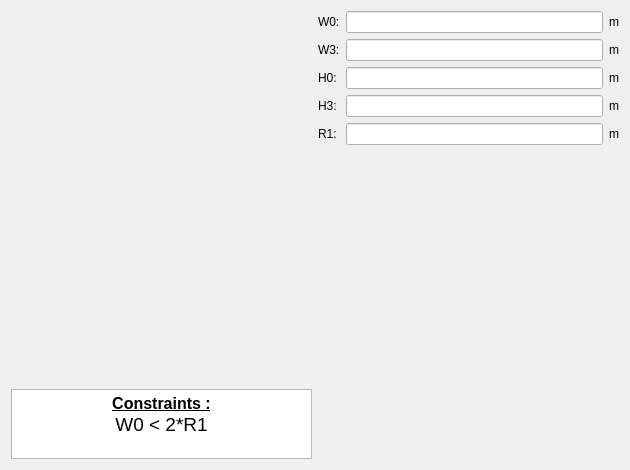
<?xml version="1.0" encoding="UTF-8"?>
<ui version="4.0">
 <class>PWSlot28</class>
 <widget class="QWidget" name="PWSlot28">
  <property name="geometry">
   <rect>
    <x>0</x>
    <y>0</y>
    <width>630</width>
    <height>470</height>
   </rect>
  </property>
  <property name="minimumSize">
   <size>
    <width>630</width>
    <height>470</height>
   </size>
  </property>
  <property name="maximumSize">
   <size>
    <width>16777215</width>
    <height>16777215</height>
   </size>
  </property>
  <property name="windowTitle">
   <string>Form</string>
  </property>
  <layout class="QHBoxLayout" name="horizontalLayout">
   <item>
    <layout class="QVBoxLayout" name="verticalLayout_2">
     <item>
      <widget class="QLabel" name="img_slot">
       <property name="sizePolicy">
        <sizepolicy hsizetype="Expanding" vsizetype="Expanding">
         <horstretch>0</horstretch>
         <verstretch>0</verstretch>
        </sizepolicy>
       </property>
       <property name="maximumSize">
        <size>
         <width>16777215</width>
         <height>16777215</height>
        </size>
       </property>
       <property name="text">
        <string/>
       </property>
       <property name="pixmap">
        <pixmap resource="../../../../Resources/pyleecan.qrc">:/images/images/MachineSetup/WSlot/Slot 28.PNG</pixmap>
       </property>
       <property name="scaledContents">
        <bool>true</bool>
       </property>
      </widget>
     </item>
     <item>
      <widget class="QTextEdit" name="txt_constraint">
       <property name="sizePolicy">
        <sizepolicy hsizetype="Expanding" vsizetype="Fixed">
         <horstretch>0</horstretch>
         <verstretch>0</verstretch>
        </sizepolicy>
       </property>
       <property name="maximumSize">
        <size>
         <width>16777215</width>
         <height>70</height>
        </size>
       </property>
       <property name="verticalScrollBarPolicy">
        <enum>Qt::ScrollBarAlwaysOff</enum>
       </property>
       <property name="html">
        <string>&lt;!DOCTYPE HTML PUBLIC &quot;-//W3C//DTD HTML 4.0//EN&quot; &quot;http://www.w3.org/TR/REC-html40/strict.dtd&quot;&gt;
&lt;html&gt;&lt;head&gt;&lt;meta name=&quot;qrichtext&quot; content=&quot;1&quot; /&gt;&lt;style type=&quot;text/css&quot;&gt;
p, li { white-space: pre-wrap; }
&lt;/style&gt;&lt;/head&gt;&lt;body style=&quot; font-family:'MS Shell Dlg 2'; font-size:7.8pt; font-weight:400; font-style:normal;&quot;&gt;
&lt;p align=&quot;center&quot; style=&quot; margin-top:0px; margin-bottom:0px; margin-left:0px; margin-right:0px; -qt-block-indent:0; text-indent:0px;&quot;&gt;&lt;span style=&quot; font-size:12pt; font-weight:600; text-decoration: underline;&quot;&gt;Constraints :&lt;/span&gt;&lt;/p&gt;
&lt;p align=&quot;center&quot; style=&quot; margin-top:0px; margin-bottom:0px; margin-left:0px; margin-right:0px; -qt-block-indent:0; text-indent:0px;&quot;&gt;&lt;span style=&quot; font-size:14pt;&quot;&gt;W0 &amp;lt; 2*R1&lt;/span&gt;&lt;/p&gt;&lt;/body&gt;&lt;/html&gt;</string>
       </property>
       <property name="textInteractionFlags">
        <set>Qt::TextSelectableByKeyboard|Qt::TextSelectableByMouse</set>
       </property>
      </widget>
     </item>
    </layout>
   </item>
   <item>
    <layout class="QVBoxLayout" name="verticalLayout">
     <item>
      <layout class="QGridLayout" name="gridLayout">
       <item row="4" column="0">
        <widget class="QLabel" name="in_R1">
         <property name="text">
          <string>R1:</string>
         </property>
        </widget>
       </item>
       <item row="4" column="1">
        <widget class="FloatEdit" name="lf_R1"/>
       </item>
       <item row="4" column="2">
        <widget class="QLabel" name="unit_R1">
         <property name="text">
          <string>m</string>
         </property>
        </widget>
       </item>
       <item row="3" column="2">
        <widget class="QLabel" name="unit_H3">
         <property name="text">
          <string>m</string>
         </property>
        </widget>
       </item>
       <item row="3" column="1">
        <widget class="FloatEdit" name="lf_H3"/>
       </item>
       <item row="3" column="0">
        <widget class="QLabel" name="in_H3">
         <property name="text">
          <string>H3:</string>
         </property>
        </widget>
       </item>
       <item row="2" column="2">
        <widget class="QLabel" name="unit_H0">
         <property name="text">
          <string>m</string>
         </property>
        </widget>
       </item>
       <item row="2" column="1">
        <widget class="FloatEdit" name="lf_H0"/>
       </item>
       <item row="0" column="2">
        <widget class="QLabel" name="unit_W0">
         <property name="text">
          <string>m</string>
         </property>
        </widget>
       </item>
       <item row="0" column="1">
        <widget class="FloatEdit" name="lf_W0"/>
       </item>
       <item row="2" column="0">
        <widget class="QLabel" name="in_H0">
         <property name="text">
          <string>H0:</string>
         </property>
        </widget>
       </item>
       <item row="0" column="0">
        <widget class="QLabel" name="in_W0">
         <property name="text">
          <string>W0:</string>
         </property>
        </widget>
       </item>
       <item row="1" column="1">
        <widget class="FloatEdit" name="lf_W3"/>
       </item>
       <item row="1" column="2">
        <widget class="QLabel" name="unit_W3">
         <property name="text">
          <string>m</string>
         </property>
        </widget>
       </item>
       <item row="1" column="0">
        <widget class="QLabel" name="in_W3">
         <property name="text">
          <string>W3:</string>
         </property>
        </widget>
       </item>
      </layout>
     </item>
     <item>
      <widget class="WWSlotOut" name="w_out" native="true"/>
     </item>
    </layout>
   </item>
  </layout>
 </widget>
 <customwidgets>
  <customwidget>
   <class>FloatEdit</class>
   <extends>QLineEdit</extends>
   <header>......GUI/Tools/FloatEdit.h</header>
  </customwidget>
  <customwidget>
   <class>WWSlotOut</class>
   <extends>QWidget</extends>
   <header>......GUI.Dialog.DMachineSetup.SWSlot.WWSlotOut.WWSlotOut.h</header>
   <container>1</container>
  </customwidget>
 </customwidgets>
 <tabstops>
  <tabstop>lf_W0</tabstop>
  <tabstop>lf_W3</tabstop>
  <tabstop>lf_H0</tabstop>
  <tabstop>lf_H3</tabstop>
  <tabstop>lf_R1</tabstop>
  <tabstop>txt_constraint</tabstop>
 </tabstops>
 <resources>
  <include location="../../../../Resources/pyleecan.qrc"/>
 </resources>
 <connections/>
</ui>
